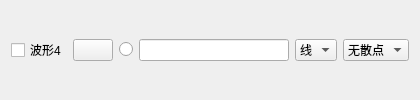
            <widget class="QWidget" name="widget_4" native="true">
             <property name="minimumSize">
              <size>
               <width>420</width>
               <height>22</height>
              </size>
             </property>
             <property name="maximumSize">
              <size>
               <width>420</width>
               <height>16777215</height>
              </size>
             </property>
             <layout class="QHBoxLayout" name="horizontalLayout_6">
              <item>
               <widget class="QCheckBox" name="chkVisibleCurve4">
                <property name="text">
                 <string>波形4</string>
                </property>
                <property name="checked">
                 <bool>false</bool>
                </property>
               </widget>
              </item>
              <item>
               <widget class="QPushButton" name="btnColourCurve4">
                <property name="text">
                 <string/>
                </property>
               </widget>
              </item>
              <item>
               <widget class="QRadioButton" name="rdoBoldCurve4">
                <property name="text">
                 <string/>
                </property>
                <property name="checked">
                 <bool>false</bool>
                </property>
               </widget>
              </item>
              <item>
               <widget class="QLineEdit" name="txtValueCurve4">
                <property name="minimumSize">
                 <size>
                  <width>80</width>
                  <height>0</height>
                 </size>
                </property>
                <property name="text">
                 <string/>
                </property>
               </widget>
              </item>
              <item>
               <widget class="QComboBox" name="cmbLineStyle4">
                <property name="currentIndex">
                 <number>1</number>
                </property>
                <item>
                 <property name="text">
                  <string>点</string>
                 </property>
                </item>
                <item>
                 <property name="text">
                  <string>线</string>
                 </property>
                </item>
                <item>
                 <property name="text">
                  <string>左</string>
                 </property>
                </item>
                <item>
                 <property name="text">
                  <string>右</string>
                 </property>
                </item>
                <item>
                 <property name="text">
                  <string>中</string>
                 </property>
                </item>
                <item>
                 <property name="text">
                  <string>积</string>
                 </property>
                </item>
               </widget>
              </item>
              <item>
               <widget class="QComboBox" name="cmbScatterStyle4">
                <property name="focusPolicy">
                 <enum>Qt::WheelFocus</enum>
                </property>
                <property name="maxVisibleItems">
                 <number>20</number>
                </property>
                <item>
                 <property name="text">
                  <string>无散点</string>
                 </property>
                 <property name="icon">
                  <iconset resource="res.qrc">
                   <normaloff>:/pic/ssNone.png</normaloff>:/pic/ssNone.png</iconset>
                 </property>
                </item>
                <item>
                 <property name="text">
                  <string>x形</string>
                 </property>
                 <property name="icon">
                  <iconset resource="res.qrc">
                   <normaloff>:/pic/ssCross.png</normaloff>:/pic/ssCross.png</iconset>
                 </property>
                </item>
                <item>
                 <property name="text">
                  <string>+形</string>
                 </property>
                 <property name="icon">
                  <iconset resource="res.qrc">
                   <normaloff>:/pic/ssPlus.png</normaloff>:/pic/ssPlus.png</iconset>
                 </property>
                </item>
                <item>
                 <property name="text">
                  <string>空心圆</string>
                 </property>
                 <property name="icon">
                  <iconset resource="res.qrc">
                   <normaloff>:/pic/ssCircle.png</normaloff>:/pic/ssCircle.png</iconset>
                 </property>
                </item>
                <item>
                 <property name="text">
                  <string>实心圆</string>
                 </property>
                 <property name="icon">
                  <iconset resource="res.qrc">
                   <normaloff>:/pic/ssDisc.png</normaloff>:/pic/ssDisc.png</iconset>
                 </property>
                </item>
                <item>
                 <property name="text">
                  <string>矩形</string>
                 </property>
                 <property name="icon">
                  <iconset resource="res.qrc">
                   <normaloff>:/pic/ssSquare.png</normaloff>:/pic/ssSquare.png</iconset>
                 </property>
                </item>
                <item>
                 <property name="text">
                  <string>菱形</string>
                 </property>
                 <property name="icon">
                  <iconset resource="res.qrc">
                   <normaloff>:/pic/ssDiamond.png</normaloff>:/pic/ssDiamond.png</iconset>
                 </property>
                </item>
                <item>
                 <property name="text">
                  <string>星形</string>
                 </property>
                 <property name="icon">
                  <iconset resource="res.qrc">
                   <normaloff>:/pic/ssStar.png</normaloff>:/pic/ssStar.png</iconset>
                 </property>
                </item>
                <item>
                 <property name="text">
                  <string>正三角</string>
                 </property>
                 <property name="icon">
                  <iconset resource="res.qrc">
                   <normaloff>:/pic/ssTriangle.png</normaloff>:/pic/ssTriangle.png</iconset>
                 </property>
                </item>
                <item>
                 <property name="text">
                  <string>倒三角</string>
                 </property>
                 <property name="icon">
                  <iconset resource="res.qrc">
                   <normaloff>:/pic/ssTriangleInverted.png</normaloff>:/pic/ssTriangleInverted.png</iconset>
                 </property>
                </item>
                <item>
                 <property name="text">
                  <string>x框</string>
                 </property>
                 <property name="icon">
                  <iconset resource="res.qrc">
                   <normaloff>:/pic/ssCrossSquare.png</normaloff>:/pic/ssCrossSquare.png</iconset>
                 </property>
                </item>
                <item>
                 <property name="text">
                  <string>+框</string>
                 </property>
                 <property name="icon">
                  <iconset resource="res.qrc">
                   <normaloff>:/pic/ssPlusSquare.png</normaloff>:/pic/ssPlusSquare.png</iconset>
                 </property>
                </item>
                <item>
                 <property name="text">
                  <string>x圆</string>
                 </property>
                 <property name="icon">
                  <iconset resource="res.qrc">
                   <normaloff>:/pic/ssCrossCircle.png</normaloff>:/pic/ssCrossCircle.png</iconset>
                 </property>
                </item>
                <item>
                 <property name="text">
                  <string>+圆</string>
                 </property>
                 <property name="icon">
                  <iconset resource="res.qrc">
                   <normaloff>:/pic/ssPlusCircle.png</normaloff>:/pic/ssPlusCircle.png</iconset>
                 </property>
                </item>
                <item>
                 <property name="text">
                  <string>和平</string>
                 </property>
                 <property name="icon">
                  <iconset resource="res.qrc">
                   <normaloff>:/pic/ssPeace.png</normaloff>:/pic/ssPeace.png</iconset>
                 </property>
                </item>
               </widget>
              </item>
             </layout>
            </widget>
